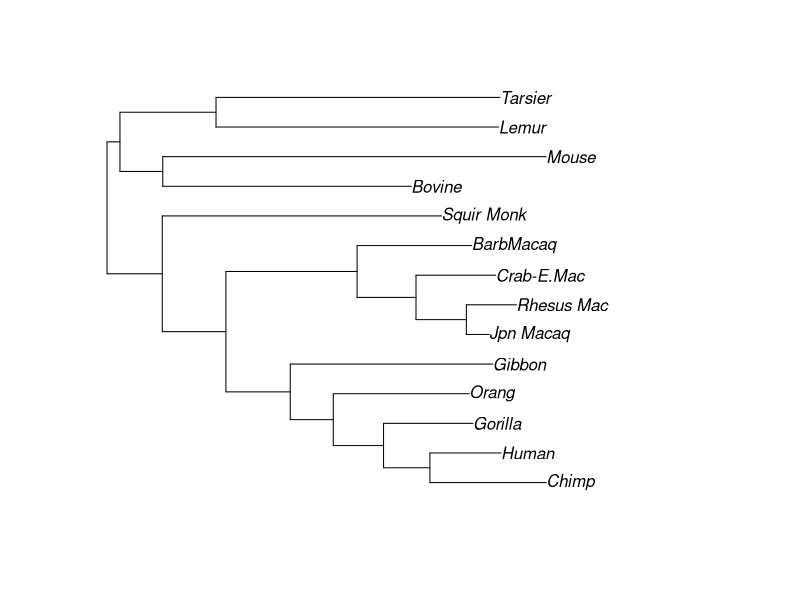
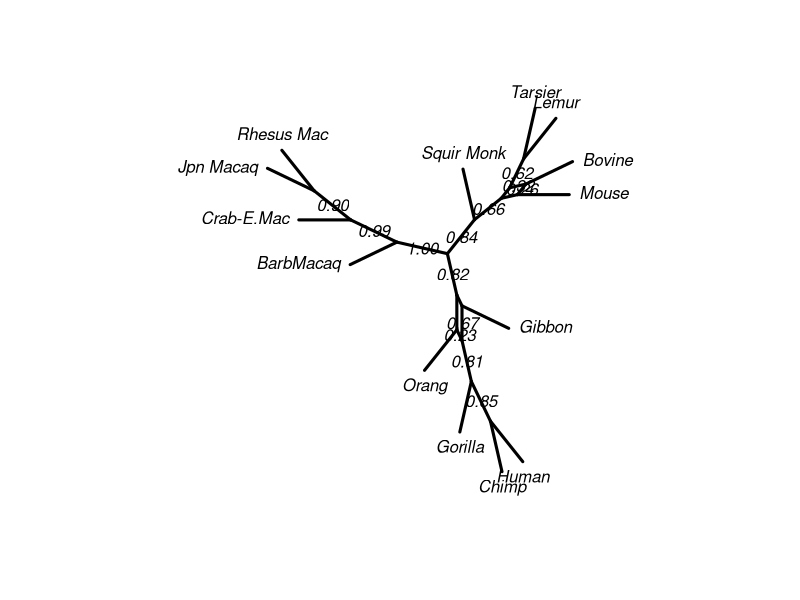
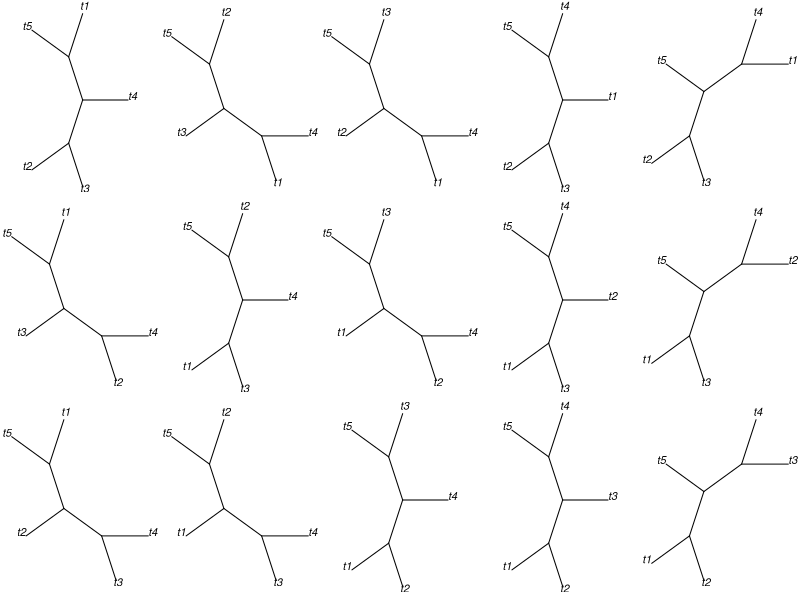

The R script that drew these images, in order:
# Code example from 'MLbyHand' vignette. See references/ for full tutorial.

## ----setup, echo=FALSE--------------------------------------------------------
# set global chunk options: images will be bigger
knitr::opts_chunk$set(fig.width=8, fig.height=6)
options(digits = 4)

## ----load packages------------------------------------------------------------
library(ape)
library(phangorn)
fdir <- system.file("extdata/trees", package = "phangorn")
primates <- read.phyDat(file.path(fdir, "primates.dna"),
                        format = "interleaved")

## ----nj tree------------------------------------------------------------------
dm <- dist.ml(primates)
treeNJ  <- NJ(dm)

## ----pml----------------------------------------------------------------------
fit <- pml(treeNJ, data=primates)
fit

## ----methods pml--------------------------------------------------------------
methods(class="pml")

## ----optim.pml----------------------------------------------------------------
fitJC  <- optim.pml(fit, rearrangement="NNI")
logLik(fitJC)

## ----F81+G+I, cache=TRUE------------------------------------------------------
fitF81 <- update(fitJC, k=4, inv=0.2, bf=baseFreq(primates))
fitF81

## ----GTR+G+I, cache=TRUE------------------------------------------------------
fitGTR <- optim.pml(fitF81, model="GTR", optInv=TRUE, optGamma=TRUE,
    rearrangement = "NNI", control = pml.control(trace = 0))
fitGTR

## ----stochastic, cache=TRUE---------------------------------------------------
fitGTR <- optim.pml(fitGTR, model="GTR", optInv=TRUE, optGamma=TRUE,
    rearrangement = "stochastic", control = pml.control(trace = 0))
fitGTR

## ----anova--------------------------------------------------------------------
anova(fitJC, fitGTR)

## ----SH_test------------------------------------------------------------------
SH.test(fitGTR, fitJC)

## ----AIC----------------------------------------------------------------------
AIC(fitJC)
AIC(fitGTR)
AICc(fitGTR)
BIC(fitGTR)

## ----echo=TRUE, eval=TRUE, cache=TRUE-----------------------------------------
bs <- bootstrap.pml(fitJC, bs=100, optNni=TRUE,
    control = pml.control(trace = 0))

## ----plotBS, fig.cap="Tree with bootstrap support. Unrooted tree (midpoint rooted) with bootstrap support values.", echo=TRUE----
plotBS(midpoint(fitJC$tree), bs, p = 50, type="p")

## ----ConsensusNet, fig.cap="ConsensusNet from the bootstrap sample.", echo=TRUE, eval=TRUE----
cnet <- consensusNet(bs, p=0.2)
plot(cnet, show.edge.label=TRUE)

## ----allTrees-----------------------------------------------------------------
trees <- allTrees(5)
par(mfrow=c(3,5), mar=rep(0,4))
for(i in 1:15)plot(trees[[i]], cex=1, type="u")

## ----nni----------------------------------------------------------------------
nni(trees[[1]])

## ----sessionInfo, echo=FALSE--------------------------------------------------
sessionInfo()
